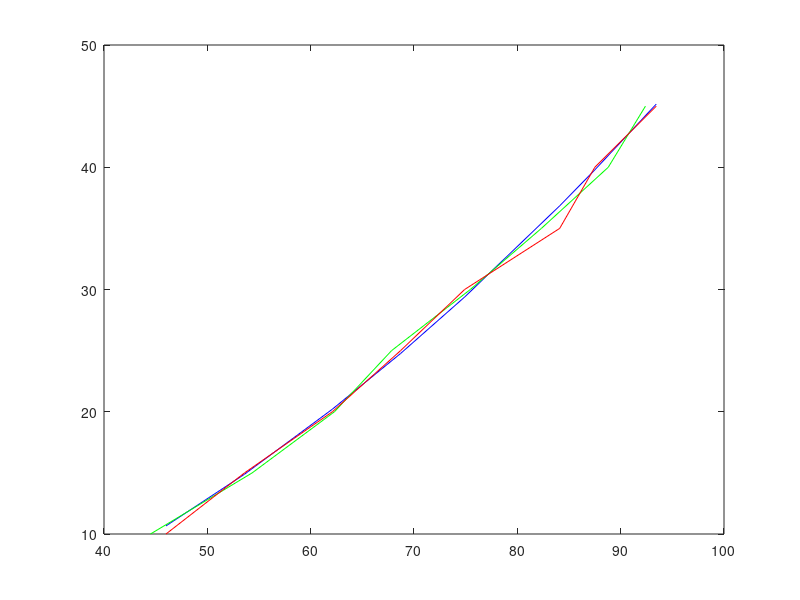

MATLAB code for this plot:



d= [10, 15, 20, 25, 30, 35, 40, 45];
c0=[44.5, 54.34, 62.3, 67.83, 75.45, 82.33, 88.8, 92.4];
c1=[46, 53.6, 62.1, 68.7, 74.9, 84.1, 87.5, 93.45];


p= polyfit(c0, d, 2);
L= polyval(p, c1);





hold off;
plot(c1, L, 'b');
hold on
plot(c0, d, 'g');
plot(c1, d, 'r');


